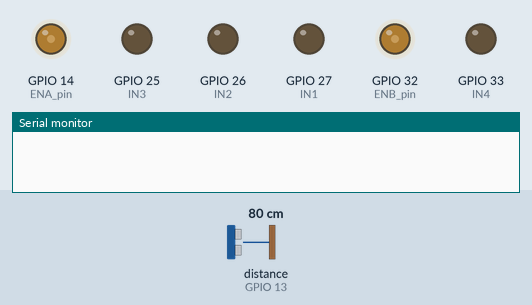
This sketch was run on a simulated ESP32. On the bench: output pins drawn as LEDs (lit = HIGH), the last lines printed to the serial monitor. Wiring (inferred from the names in the program): ultrasonic range finder: trigger GPIO 12; echo GPIO 13. The test bench sets the inputs (shaded band); at power-on: distance to the obstacle (sensor on GPIO 13) 80 cm. The echo pulse lasts 58.3 µs per cm; WiFi joins after 1.5 s; servers stay silent unless stated; pins used as bus, display or sensor lines are not drawn.

Above: at 0.1 s.
At 1.8 s:
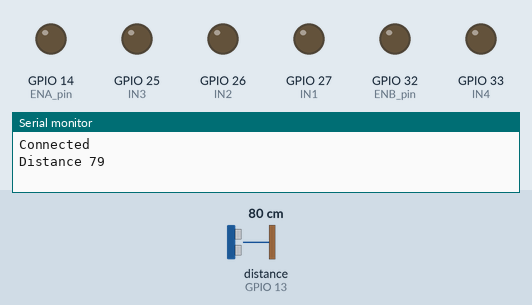
Timing chart, 0 to 3.3 s (numbered marks = the images above):
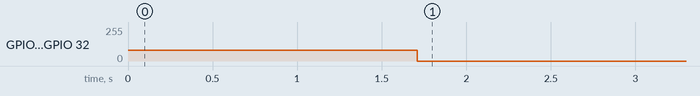

Measured:
- by itself, GPIO 14 (ENA_pin), GPIO 32 (ENB_pin): 80/255 → 0/255 at 1.7 s

The sketch:

wireless_car_api.ino
```cpp
#include <WiFiManager.h>
#include <HTTPClient.h>
#include <ArduinoJson.h>
#define SOUND_SPEED 0.034
#define MAX_FORWARD_DISTANCE 25

byte trigger = 12;
byte echo = 13;

byte ENA_pin = 14;
byte IN1 = 27;
byte IN2 = 26;
byte ENB_pin = 32;
byte IN3 = 25;
byte IN4 = 33;

const byte pwm_channel = 0;
const byte frequency = 30000;
const byte resolution = 8;

const char* apiEndpoint = "https://wireless-car-controls.vercel.app/api/data";

enum STATES {
  STOP,
  FORWARD,
  BACKWARD,
  RIGHT,
  LEFT
};

void setup() {
  Serial.begin(115200);
  pinMode(ENA_pin, OUTPUT);
  pinMode(ENB_pin, OUTPUT);
  pinMode(IN1, OUTPUT);
  pinMode(IN2, OUTPUT);
  pinMode(IN3, OUTPUT);
  pinMode(IN4, OUTPUT);

  pinMode(echo, INPUT);
  pinMode(trigger, OUTPUT);

  ledcSetup(pwm_channel, frequency, resolution);
  ledcAttachPin(ENA_pin, pwm_channel);
  ledcAttachPin(ENB_pin, pwm_channel);

  ledcWrite(pwm_channel, 80);
  digitalWrite(IN1, LOW);
  digitalWrite(IN2, LOW);
  digitalWrite(IN3, LOW);
  digitalWrite(IN4, LOW);

  WiFiManager wm;
  // wm.resetSettings();

  bool res = wm.autoConnect("ESPCar", "esp123123");

  if (!res) {
    Serial.println("Failed to connect");
  } else {
    Serial.println("Connected");
  }
}

void move(int direction, int speed) {
  ledcWrite(pwm_channel, speed);

  if (direction == STOP) {
    digitalWrite(IN1, LOW);
    digitalWrite(IN3, LOW);
    digitalWrite(IN2, LOW);
    digitalWrite(IN4, LOW);
  } else if (direction == FORWARD) {
    digitalWrite(IN1, HIGH);
    digitalWrite(IN3, HIGH);
    digitalWrite(IN2, LOW);
    digitalWrite(IN4, LOW);
  } else if (direction == BACKWARD) {
    digitalWrite(IN1, LOW);
    digitalWrite(IN3, LOW);
    digitalWrite(IN2, HIGH);
    digitalWrite(IN4, HIGH);
  } else if (direction == RIGHT) {
    digitalWrite(IN1, HIGH);
    digitalWrite(IN3, LOW);
    digitalWrite(IN2, LOW);
    digitalWrite(IN4, HIGH);
  } else if (direction == LEFT) {
    digitalWrite(IN1, LOW);
    digitalWrite(IN3, HIGH);
    digitalWrite(IN2, HIGH);
    digitalWrite(IN4, LOW);
  } else {
    Serial.println("Nope: " + direction);
  }
}

void loop() {
  if (WiFi.status() == WL_CONNECTED) {
    int distance = getFrontDistance();
    String json = httpGETRequest(apiEndpoint);

    DynamicJsonDocument doc(100);
    DeserializationError error = deserializeJson(doc, json);

    if (error) return;
    byte speed = doc["speed"];
    byte movement = doc["movement"];

    if (distance <= MAX_FORWARD_DISTANCE && movement == FORWARD) {
      move(STOP, speed);
    } else {
      move(movement, speed);
    }
  } else {
    Serial.println("WiFi Disconnected");
  }

  delay(200);
}

String httpGETRequest(const char* endpoint) {
  WiFiClient client;
  HTTPClient http;

  http.begin(client, endpoint);

  int httpResponseCode = http.GET();

  String payload = "{}";

  if (httpResponseCode > 0) {
    payload = http.getString();
  }

  http.end();
  return payload;
}

int getFrontDistance() {
  digitalWrite(trigger, LOW);
  delayMicroseconds(2);
  digitalWrite(trigger, HIGH);
  delayMicroseconds(10);
  digitalWrite(trigger, LOW);

  int pulse = pulseIn(echo, HIGH);

  int distance = pulse * SOUND_SPEED / 2;
  Serial.println("Distance " + String(distance));
  return distance;
}
```
